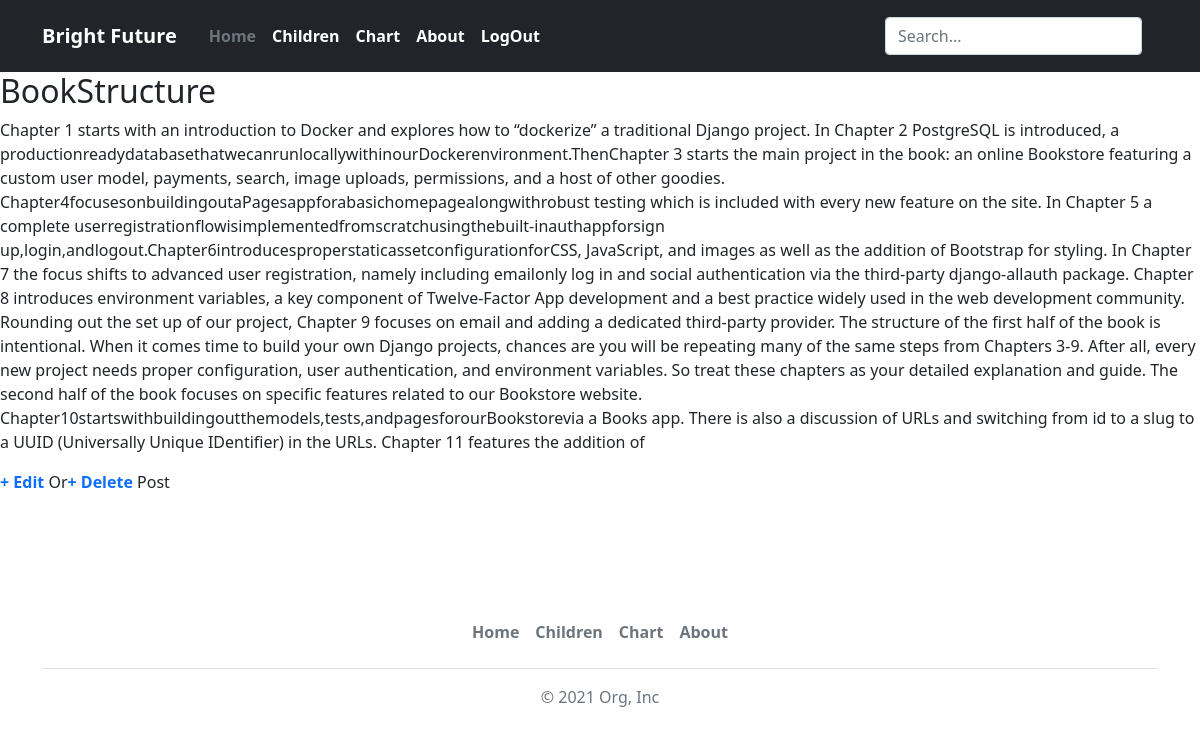
/post/3/ (signed in), run on the app's committed database.
### posts/models.py (models this page shows, shortened)
class Post(models.Model):
    title = models.CharField(max_length=200)
    user = models.ForeignKey(settings.AUTH_USER_MODEL,on_delete=models.CASCADE,related_name='user')
    body = models.TextField()
    date = models.DateTimeField(auto_now_add=True)

### posts/views.py (the view)
# urls.py: path('post/<int:pk>/', PostDetailView.as_view(), name='post_detail'),
class PostDetailView(LoginRequiredMixin,DetailView):
    model = Post
    template_name = 'posts/post_detail.html'
    login_url = 'login'

### templates/posts/post_detail.html (shortened to what this page needs)
{% extends '_base.html' %}
{% block content %}
 <div class="post-entry">
   <h2>{{ post.title }}</h2>
   <p>{{ post.body }}</p>
  <p><a href="{% url 'post_edit' post.pk %}">+ Edit</a> Or<a href="{% url 'post_delete' post.pk %}">+ Delete </a>Post</p>
 </div>
{% endblock content %}

### static/css/_base.css (style rules this page uses)
a { text-decoration: none; font-weight: bold; }

### data on the page
Post: title "BookStructure", body "Chapter 1 starts with an introduction to Docker and explores how to “dockerize” a traditional Django project. In Chapter 2 PostgreSQL is introduced, a productionreadydatabasethatwecanrunlocallywithinourDockerenvironment.ThenChapter 3 starts the main project in the book: an online Bookstore featuring a custom user model, payments, search, image uploads, permissions, and a host of other goodies. Chapter4focusesonbuildingoutaPagesappforabasichomepagealongwithrobust testing which is included with every new feature on the site. In Chapter 5 a complete userregistrationflowisimplementedfromscratchusingthebuilt-inauthappforsign…"
